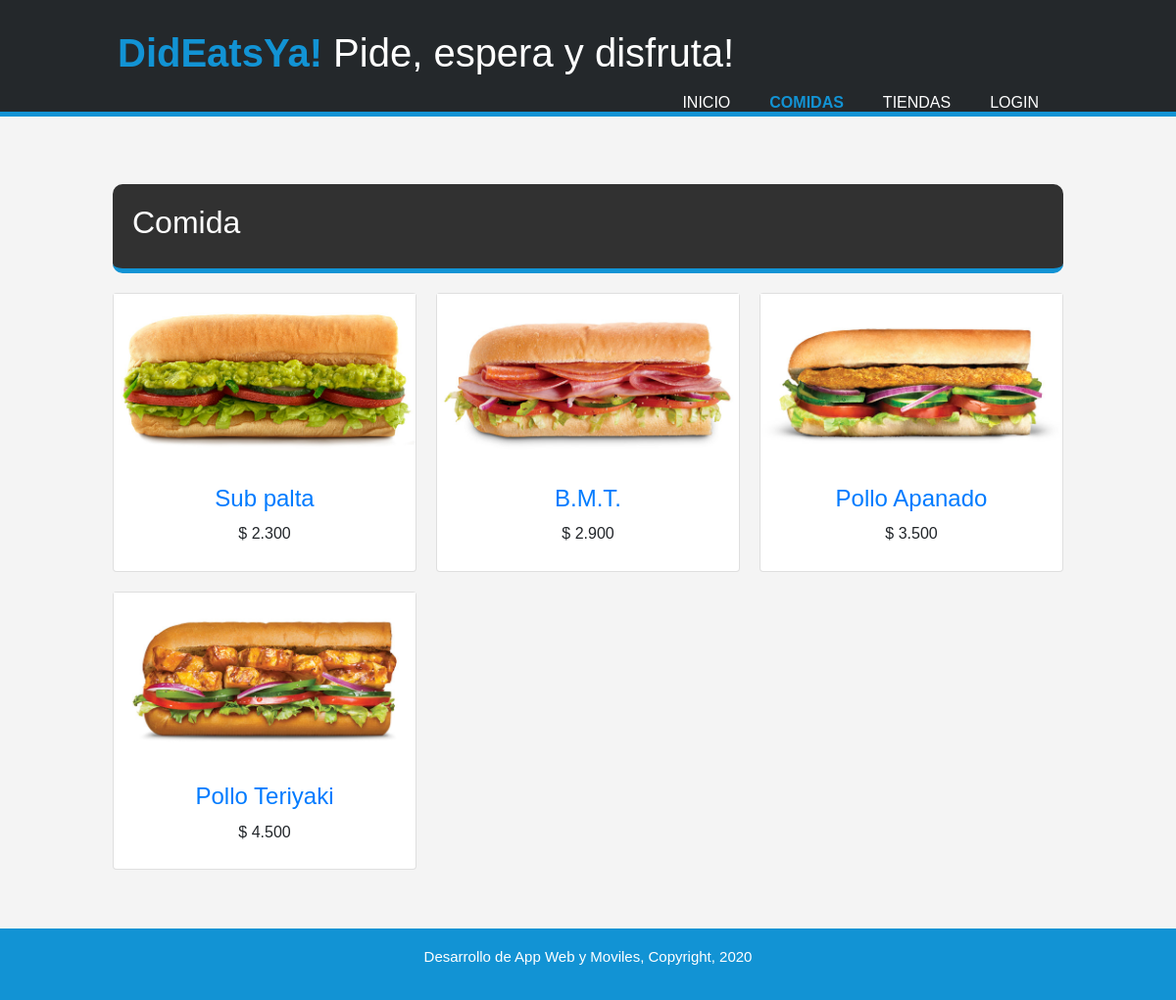
Screenshot of /comidas/ with the database file from the repository.
### comidas/models.py (models this page shows, shortened)
class Comida(models.Model):
	comida_id = models.CharField(max_length=10,help_text="Ingrese ID de la comida",primary_key=True)
	comida_nombre = models.CharField(max_length=200, help_text="Ingrese Nombre de la comida")
	comida_valor=models.IntegerField(help_text="Ingrese el precio de la comida (Ej: $ 999 999).")
	comida_descripcion=models.TextField(max_length=3000, help_text="Ingrese la descripcion de la comida")
	comida_imagen=models.ImageField(upload_to="gallery", null=True)
	def get_absolute_url(self):
		return reverse('comidas:details', args=[str(self.comida_id)])

### comidas/views.py (the view)
# urls.py: path('',IndexView.as_view(), name='allfoods'),
class IndexView(generic.ListView):
    model = Comida
    template_name = 'comidas/comidas_lista.html'
    def get_queryset(self):
        return Comida.objects.all()

### templates/comidas/comidas_lista.html (shortened to what this page needs)
{% extends "main_template.html" %}
{% load humanize %}
{% block content %}
{% load static %}
<link rel="stylesheet" href="{% static '/style.css' %}">
<link rel="stylesheet" href="{% static '/menu/menustyle.css' %}">
<header>
		<div class="contenedor">
			<div class="marca">
				<h1><span class="resaltado">DidEatsYa!</span> Pide, espera y disfruta!</h1>
			</div>
			<nav>
				<ul>
					<li id="1"><a href="{% url 'inicio' %}">Inicio</a></li>
					<li id="2" class="actual"><a href="{% url 'comidas:allfoods' %}">Comidas</a></li>
					<li id="3"><a href="{% url 'tiendas:allstores' %}">Tiendas</a></li>
					{% if user.is_authenticated %}
                            <li style="width:12%" class="navli"><a href="#">{{ user.get_username }}</a>
                                <ul class="child">
                                    <li><a href= "{{ user.cuenta.get_absolute_url }}">Profile</a></li>
                                    {% if user.is_superuser %}
                                        <li><a href="{% url 'comidas:buscar' %}">Mantenedor Comida</a></li>
                                        <li><a href="{% url 'tiendas:buscar' %}">Mantenedor Tiendas</a></li>
                                    {% endif %}
                                    <li><a href="{% url 'logout' %}">Logout</a></li>
                                </ul>
                            </li>
                        {% else %}
                            <li><a href="{% url 'login' %}?next={{request.path}}">Login</a>
                        {% endif %}
				</ul>
			</nav>
		</div>
</header>
<div class="container" style="margin-top: 20px">
    <header class="header">
        <h2>Comida</h2>
    </header>
    {% for Comida in object_list %}
    <div class="row">
        <div class="col-md-12 col-md-12 col-md-12">
            <div class="card h-100">
                {% load static %}<a href="{{ Comida.get_absolute_url }}"><img src="{{ Comida.comida_imagen.url }}" class ="imagenresp" style="width: 100%;"></a>
                <div class="card-body">
                    <h4 class="card-title">
                        <center><a href="{{ Comida.get_absolute_url }}">{{ Comida.comida_nombre }}</a></center>
                    </h4>
                    <center><h6>$ {{ Comida.comida_valor|intcomma }}</h6></center>
                </div>
            </div>
        </div>
    </div>
    {% endfor %}
</div>
{% endblock %}

### templates/main_template.html (shortened to what this page needs)
<!DOCTYPE html>
<html lang="es">
<head>
	{% load static %}
	<link rel="stylesheet" href="https://stackpath.bootstrapcdn.com/bootstrap/4.4.1/css/bootstrap.min.css">
</head>
<body>
	{% block content %}{% endblock%}
	<footer>
		<p>Desarrollo de App Web y Moviles, Copyright, 2020</p>
	</footer>
</body>
</html>

### static/style.css (style rules this page uses)
body { font: 15px Arial, Helvetica, sans-serif; padding: 0; margin: 0; background-color: #f4f4f4; }
.contenedor { width: 80%; margin: auto; overflow: hidden; }
ul { margin: 0; padding: 0; }
header { background-color: #24282B; color: #FFFFFF; padding-top: 30px; min-height: 70px; border-bottom: 5px solid #1293D4; }
header a { color: #FFFFFF; text-decoration: none; text-transform: uppercase; font-size: 16px; }
header li { float: left; display: inline; padding: 0px 20px 0px 20px; }
header nav { float: right; margin-top: 10px; }
header .resaltado, header .actual a { color: #1293D4; font-weight: bold; }
footer { padding: 20px; margin-top: 20px; color: #FFFFFF; background-color: #1293D4; text-align: center; }

### static/menu/menustyle.css (style rules this page uses)
body { margin : 0; padding : 0; background-position : center; font-family : Helvetica; }
.container { width : 90%; max-width : 1000px; margin : 20px auto; display : grid; grid-gap : 20px; grid-template-columns : repeat(3, 1fr); grid-template-rows : repeat(5, auto); grid-template-areas : "header header header" "galery galery galery" "widget-1 widget-1 widget-1" "widget-2 widget-2 widget-2" "footer footer footer"; }
.header, .galery, .footer { background : #fff; padding : 20px; border-radius : 10px; }
.header { background : rgba(0,0,0,0.8); color : #fff; grid-area : header; margin-top : 5%; }

### rows the page displays
Comida: comida_imagen (picture), comida_nombre "Sub palta", comida_valor "2.300"
Comida: comida_imagen (picture), comida_nombre "B.M.T.", comida_valor "2.900"
Comida: comida_imagen (picture), comida_nombre "Pollo Apanado", comida_valor "3.500"
Comida: comida_imagen (picture), comida_nombre "Pollo Teriyaki", comida_valor "4.500"
